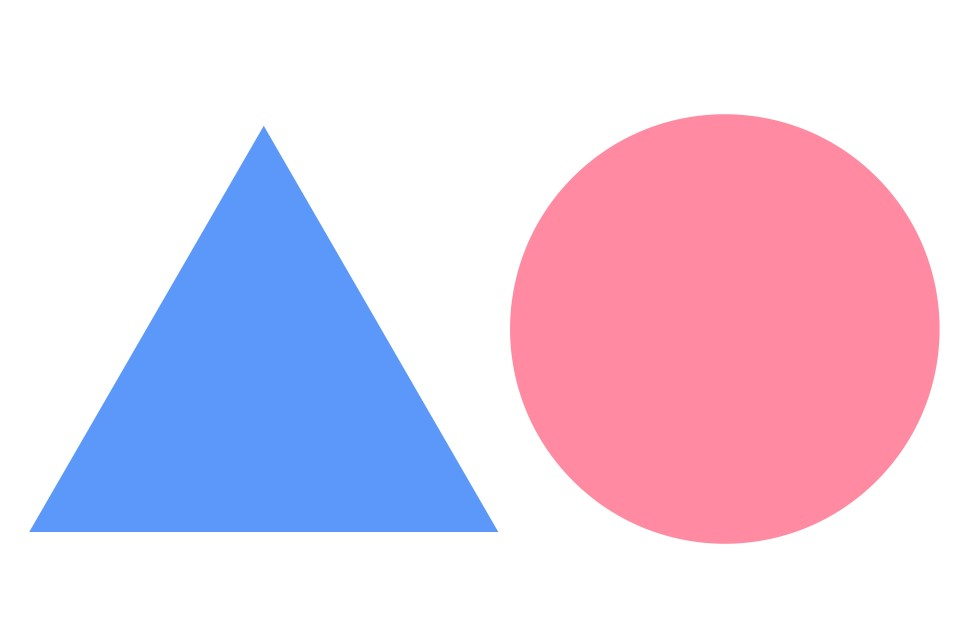
#> input picture sample.jpg, 967 x 633 px
$ jupyter execute Assignment_2_EG_2020_4323.ipynb
#> lines starting #> are read from the running program, lines starting #| are printed output that depends on the picture; after the words box and inside, x2 and y2 are one past the last pixel; in counts of white or black regions, pixels touching at a corner belong together
[cell 1]
import cv2
import numpy as np
import matplotlib.pyplot as plt

[cell 2]
image = cv2.imread('sample.jpg', cv2.IMREAD_GRAYSCALE)
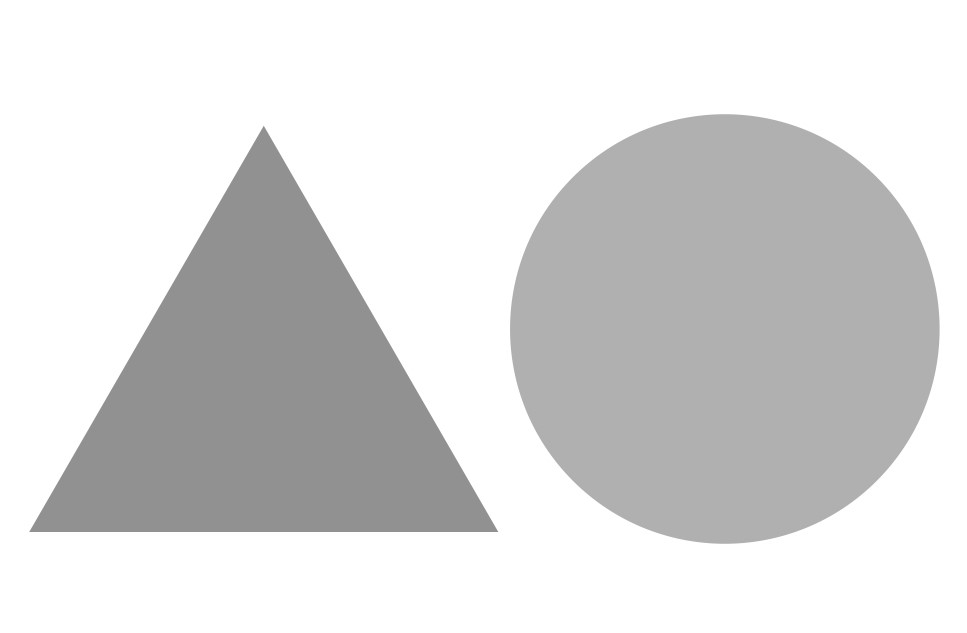
#> image: shape (633, 967); min 131, max 255, mean 219.1

plt.imshow(image, cmap='gray')
plt.title("Original Image")
plt.axis('off')
plt.show()

#### Q1.1: Consider an image with 2 objects and a total of 3-pixel values (1 for each object and one for the background). Add Gaussian noise to the image.

[cell 3]
mean = 0
std_dev = 20
gaussian_noise = np.random.normal(mean, std_dev, image.shape).astype(np.int16)
noisy_image = np.clip(image.astype(np.int16) + gaussian_noise, 0, 255).astype(np.uint8)

plt.imshow(noisy_image, cmap='gray')
plt.title("Image with Gaussian Noise")
plt.axis('off')
plt.show()

#### Q1.2: Implement and test Otsu’s algorithm with this image.

[cell 4]
# Implementation of Ostu's algorithm
def otsu_threshold(image):
    # Computing histogram
    hist = cv2.calcHist([image], [0], None, [256], [0, 256]).ravel()
#> hist = 256 values, max 192784 at index 255, min 0 at index 0, mean 2391.1
    total = image.size
#> total = 612111

    # Normalizing the histogram
    prob = hist / total
#> prob = 256 values, max 0.315 at index 255, min 0 at index 0, mean 0.00391

    # Computing cumulative sums and means
    cumulative_prob = np.cumsum(prob)
#> cumulative_prob = 256 values from 0 to 1
    cumulative_mean = np.cumsum(prob * np.arange(256))
#> cumulative_mean = 256 values from 0 to 214.5
    global_mean = cumulative_mean[-1]
#> global_mean = 214.5

    # Computing between-class variance for all thresholds
    between_class_variance = ((global_mean * cumulative_prob - cumulative_mean) ** 2) / (cumulative_prob * (1 - cumulative_prob) + 1e-6)
#> between_class_variance = 256 values, max 1687.9 at index 204, min 0 at index 0, mean 643.2

    # Finding the threshold with max between-class variance
    optimal_threshold = np.argmax(between_class_variance)
#> optimal_threshold = 204

    return optimal_threshold

[cell 5]
# Testing the implemented Otsu's algorithm
threshold = otsu_threshold(noisy_image)
#> threshold = 204
otsu_result = (noisy_image >= threshold).astype(np.uint8) * 255
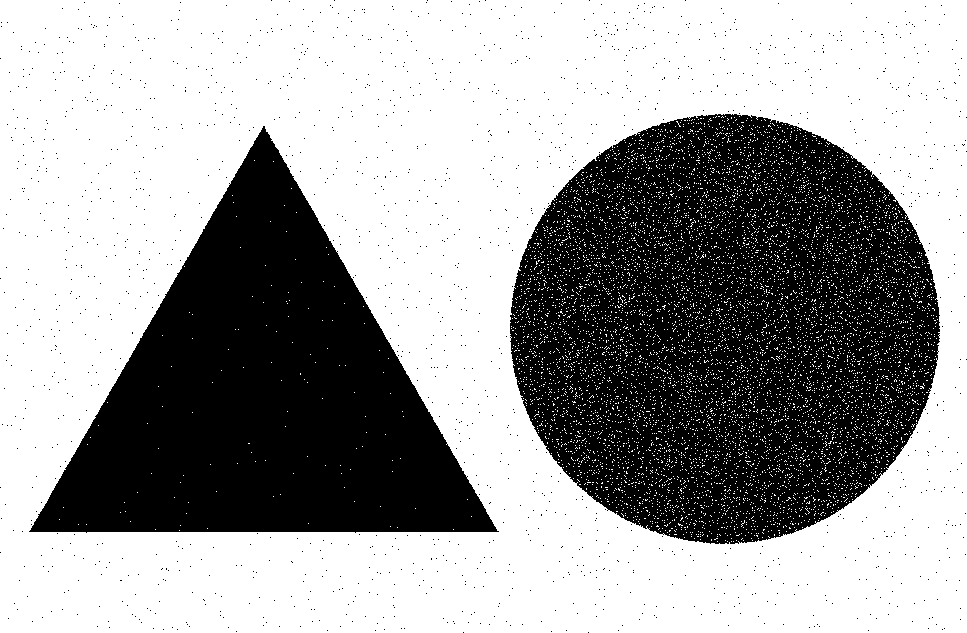
#> otsu_result: shape (633, 967); 62.5% white; 1660 black regions (1658 under 20 px), largest, box (x1, y1, x2, y2) and area: (510, 114, 940, 544) 132846, (29, 126, 499, 533) 95186

# Using built-in Otsu's algorithm in OpenCV
_, otsu_thresh = cv2.threshold(noisy_image, 0, 255, cv2.THRESH_BINARY + cv2.THRESH_OTSU)
#> otsu_thresh: shape (633, 967); 62.3% white; 1906 black regions (1904 under 20 px), largest, box (x1, y1, x2, y2) and area: (510, 114, 940, 544) 133867, (29, 126, 499, 533) 95217

[cell 6]
plt.imshow(noisy_image, cmap='gray')
plt.title("Noisy Image")
plt.axis('off')
plt.show()

# Plotting the output obtained from implemented Otsu's algorithm in OpenCV
plt.imshow(otsu_result, cmap='gray')
plt.title("Otsu's Algorithm Test Result")
plt.axis('off')
plt.show()

# Plotting the output obtained from the built-in Otsu's algorithm in OpenCV
plt.imshow(otsu_thresh, cmap='gray')
plt.title("Built-in Otsu's Algorithm Result")
plt.axis('off')
plt.show()

#### Q2: Implement a region-growing technique for image segmentation. The basic idea is to start from a set of points inside the object of interest (foreground), denoted as seeds, and recursively add neighboring pixels as long as they are in a pre-defined range of the pixel values of the seeds.

[cell 7]
def region_growing(img, seed, threshold=10):
#> called with seed = (50, 50), threshold = 15
    height, width = img.shape
#> height = 633; width = 967
    segmented = np.zeros_like(img, dtype=np.uint8)
    visited = np.zeros_like(img, dtype=bool)

    seed_value = img[seed]
#> seed_value = 255
    queue = [seed]

    while queue:
        x, y = queue.pop(0)
        if visited[x, y]:
            continue
        visited[x, y] = True

        if abs(int(img[x, y]) - int(seed_value)) <= threshold:
            segmented[x, y] = 255

            for dx, dy in [(-1,0), (1,0), (0,-1), (0,1)]:
                nx, ny = x + dx, y + dy
                if 0 <= nx < height and 0 <= ny < width and not visited[nx, ny]:
                    queue.append((nx, ny))
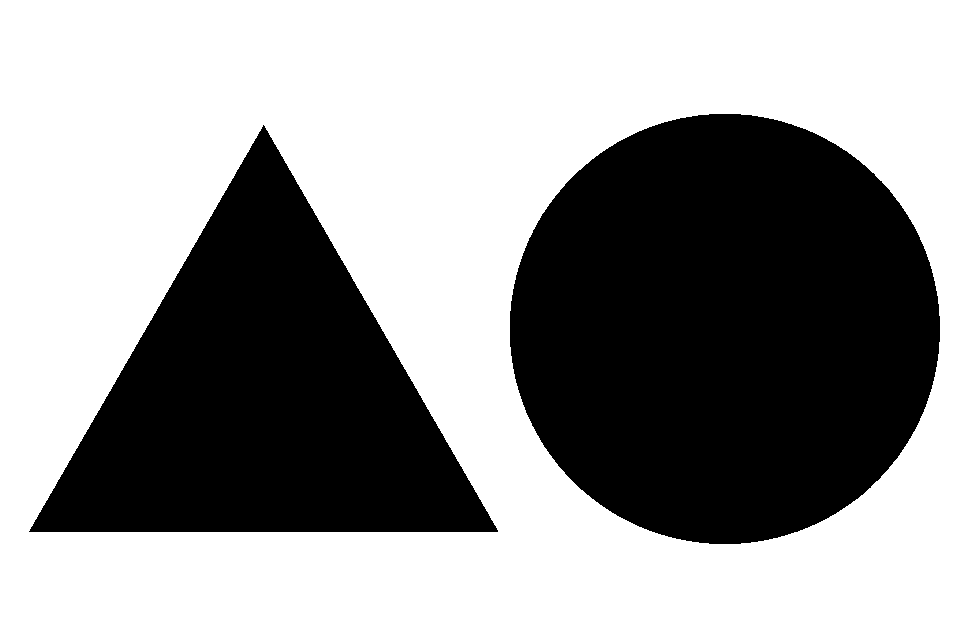
#> segmented: shape (633, 967); 60.6% white; 2 black regions, box (x1, y1, x2, y2) and area: (510, 114, 940, 544) 145394, (29, 125, 498, 532) 95638
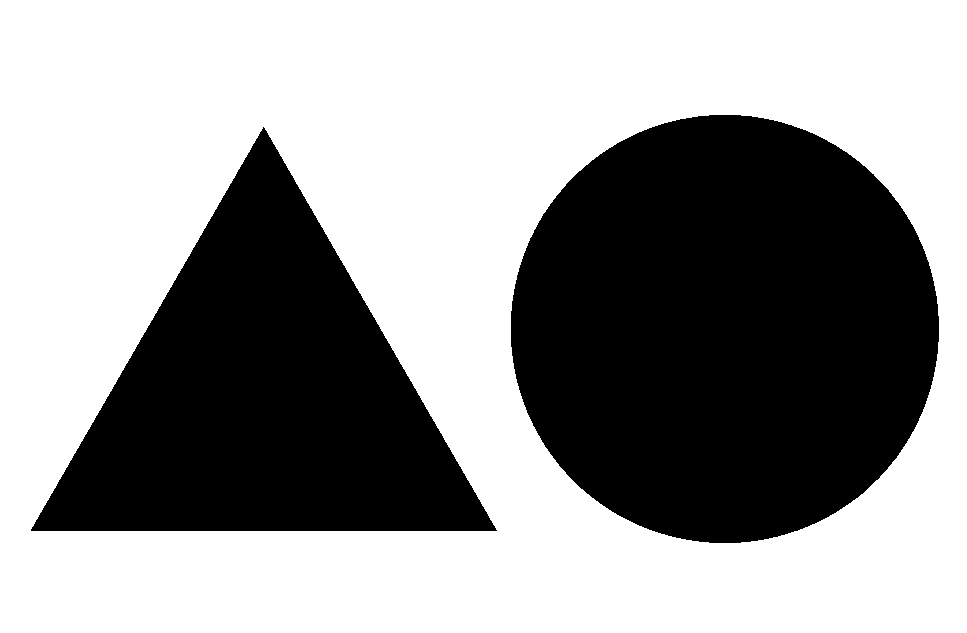
#> visited: shape (633, 967) bool; 61% white; 2 black regions, box (x1, y1, x2, y2) and area: (511, 115, 939, 543) 144176, (31, 127, 497, 531) 94358
#> after the loop, queue = []

    return segmented
